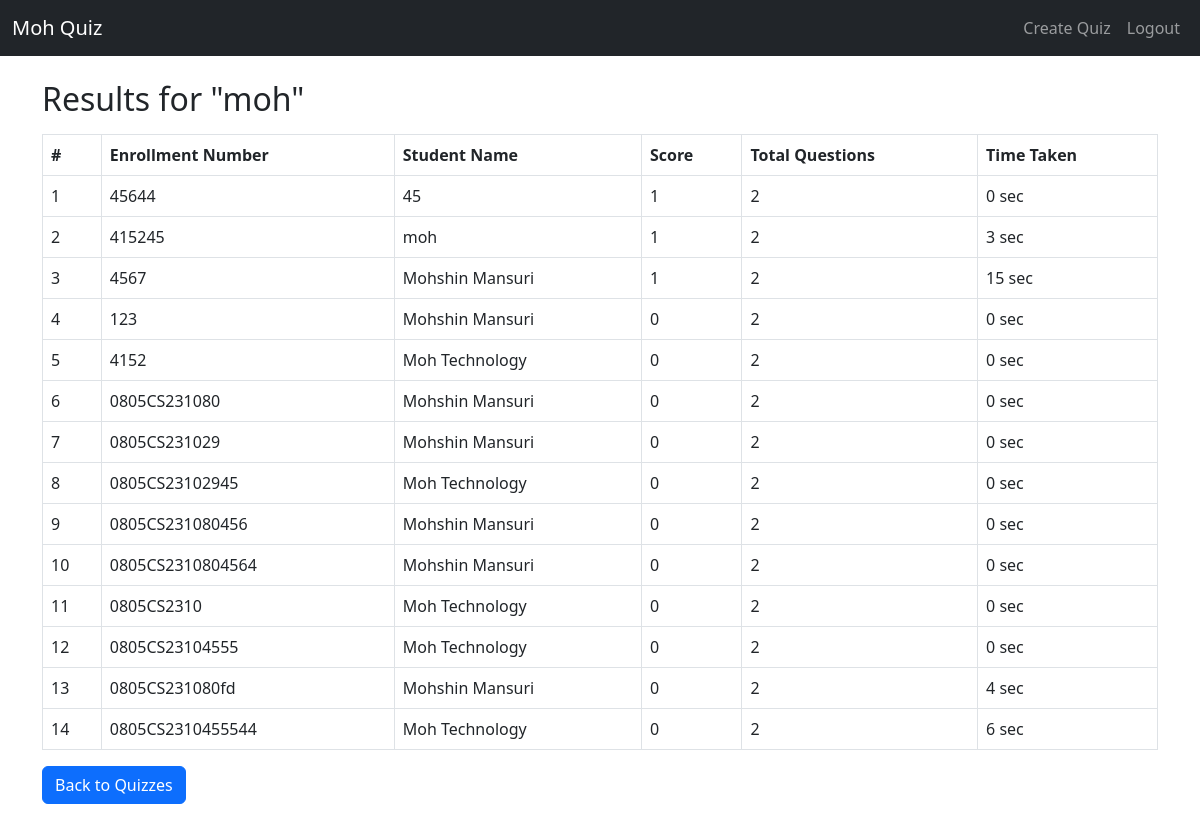
Page /quiz/1/results/ (signed in) on the committed database.
### quiz_app/models.py (models this page shows, shortened)
class Quiz(models.Model):
    user = models.ForeignKey(User, on_delete=models.CASCADE, related_name="creator")
    title = models.CharField(max_length=200)
    description = models.TextField()
    time_limit = models.IntegerField()
    quiz_password = models.CharField(max_length=100)

class QuizResult(models.Model):
    student = models.ForeignKey(Student, on_delete=models.CASCADE)
    quiz = models.ForeignKey(Quiz, on_delete=models.CASCADE)
    score = models.IntegerField()
    total_questions = models.IntegerField()
    date_attempted = models.DateTimeField(auto_now_add=True)
    time_taken = models.IntegerField(help_text="Time taken in seconds")  # New field

class Student(models.Model):
    enrollment = models.CharField(max_length=100)
    name = models.CharField(max_length=100)
    year = models.CharField(max_length=100)
    branch = models.CharField(max_length=100)
    email = models.EmailField()
    quiz = models.ForeignKey(Quiz, on_delete=models.CASCADE)
    started_at = models.DateTimeField(auto_now_add=True)

### quiz_app/views.py (the view)
# urls.py: path('quiz/<int:quiz_id>/results/', quiz_results, name='quiz_results'),
@login_required
def quiz_results(request, quiz_id):
    quiz = get_object_or_404(Quiz, id=quiz_id)
    if request.user != quiz.user:
        return render(request, 'quiz_app/not_allowed.html')
    results = QuizResult.objects.filter(quiz=quiz).order_by('-score', 'time_taken')
    return render(request, 'quiz_app/quiz_results.html', {'quiz': quiz, 'results': results})

### templates/quiz_app/quiz_results.html (shortened to what this page needs)
{% extends 'quiz_app/base.html' %}
{% block content %}
<h2>Results for "{{ quiz.title }}"</h2>
<table class="table table-bordered mt-3">
    <thead>
        <tr>
            <th>#</th>
            <th>Enrollment Number</th>
            <th>Student Name</th>
            <th>Score</th>
            <th>Total Questions</th>
            <th>Time Taken</th>
        </tr>
    </thead>
    <tbody>
        {% for result in results %}
        <tr>
            <td>{{ forloop.counter }}</td>
            <td>{{ result.student.enrollment }}</td>
            <td>{{ result.student.name }}</td>
            <td>{{ result.score }}</td>
            <td>{{ result.total_questions }}</td>
            <td id='taken_time'>{{ result.time_taken }} sec</td>
        </tr>
        {% empty %}
        <tr>
            <td colspan="4" class="text-center">No results available.</td>
        </tr>
        {% endfor %}
    </tbody>
</table>
<a href="{% url 'home' %}" class="btn btn-primary">Back to Quizzes</a>
{% endblock %}

### templates/quiz_app/base.html (shortened to what this page needs)
<!DOCTYPE html>
<html lang="en">
<head>
    <link href="https://cdn.jsdelivr.net/npm/bootstrap@5.3.0/dist/css/bootstrap.min.css" rel="stylesheet">
</head>
<body class='pb-4'>
    <nav class="navbar navbar-expand-lg navbar-dark bg-dark">
        <div class="container-fluid">
            <a class="navbar-brand" href="{% url 'home' %}">Moh Quiz</a>
            <div class="collapse navbar-collapse" id="navbarNav">
                <ul class="navbar-nav ms-auto">
                    {% if user.is_authenticated %}
                        <li class="nav-item"><a class="nav-link" href="{% url 'create_quiz' %}">Create Quiz</a></li>
                        <li class="nav-item"><a class="nav-link" href="{% url 'logout' %}">Logout</a></li>
                    {% else %}
                        <li class="nav-item"><a class="nav-link" href="{% url 'login' %}">Login</a></li>
                        <li class="nav-item"><a class="nav-link" href="{% url 'register' %}">Register</a></li>
                    {% endif %}
                </ul>
            </div>
        </div>
    </nav>
    <div class="container mt-4">
        {% block content %}{% endblock %}
    </div>
</body>
</html>

### rows in the picture
Quiz: title "moh"
QuizResult: student.enrollment "45644", student.name "45", score "1", total_questions "2", time_taken "0"
QuizResult: student.enrollment "415245", student.name "moh", score "1", total_questions "2", time_taken "3"
QuizResult: student.enrollment "4567", student.name "Mohshin Mansuri", score "1", total_questions "2", time_taken "15"
QuizResult: student.enrollment "123", student.name "Mohshin Mansuri", score "0", total_questions "2", time_taken "0"
QuizResult: student.enrollment "4152", student.name "Moh Technology", score "0", total_questions "2", time_taken "0"
QuizResult: student.enrollment "0805CS231080", student.name "Mohshin Mansuri", score "0", total_questions "2", time_taken "0"
QuizResult: student.enrollment "0805CS231029", student.name "Mohshin Mansuri", score "0", total_questions "2", time_taken "0"
QuizResult: student.enrollment "0805CS23102945", student.name "Moh Technology", score "0", total_questions "2", time_taken "0"
QuizResult: student.enrollment "0805CS231080456", student.name "Mohshin Mansuri", score "0", total_questions "2", time_taken "0"
QuizResult: student.enrollment "0805CS2310804564", student.name "Mohshin Mansuri", score "0", total_questions "2", time_taken "0"
QuizResult: student.enrollment "0805CS2310", student.name "Moh Technology", score "0", total_questions "2", time_taken "0"
QuizResult: student.enrollment "0805CS23104555", student.name "Moh Technology", score "0", total_questions "2", time_taken "0"
QuizResult: student.enrollment "0805CS231080fd", student.name "Mohshin Mansuri", score "0", total_questions "2", time_taken "4"
QuizResult: student.enrollment "0805CS2310455544", student.name "Moh Technology", score "0", total_questions "2", time_taken "6"
